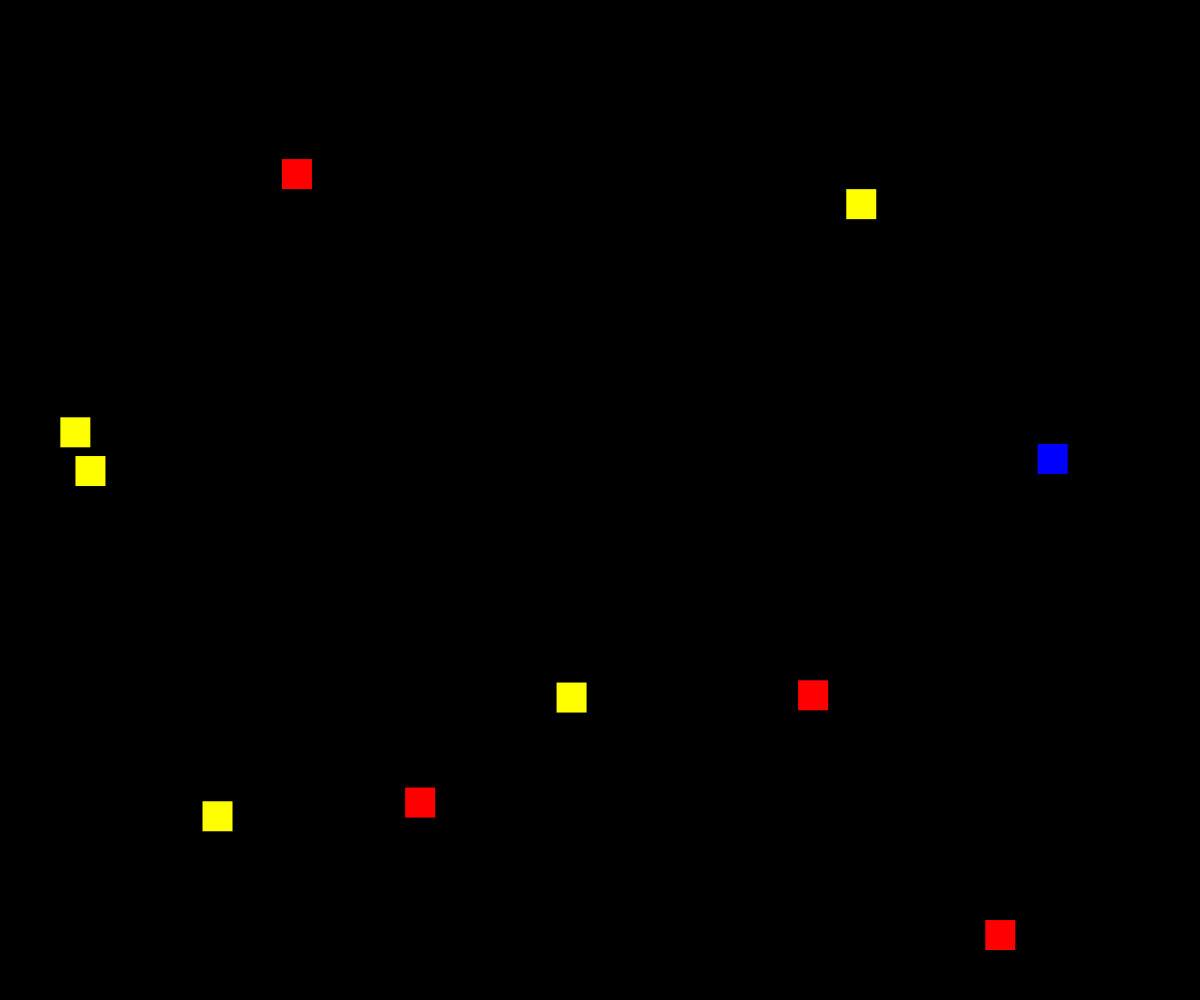
Frame 1 (no input)
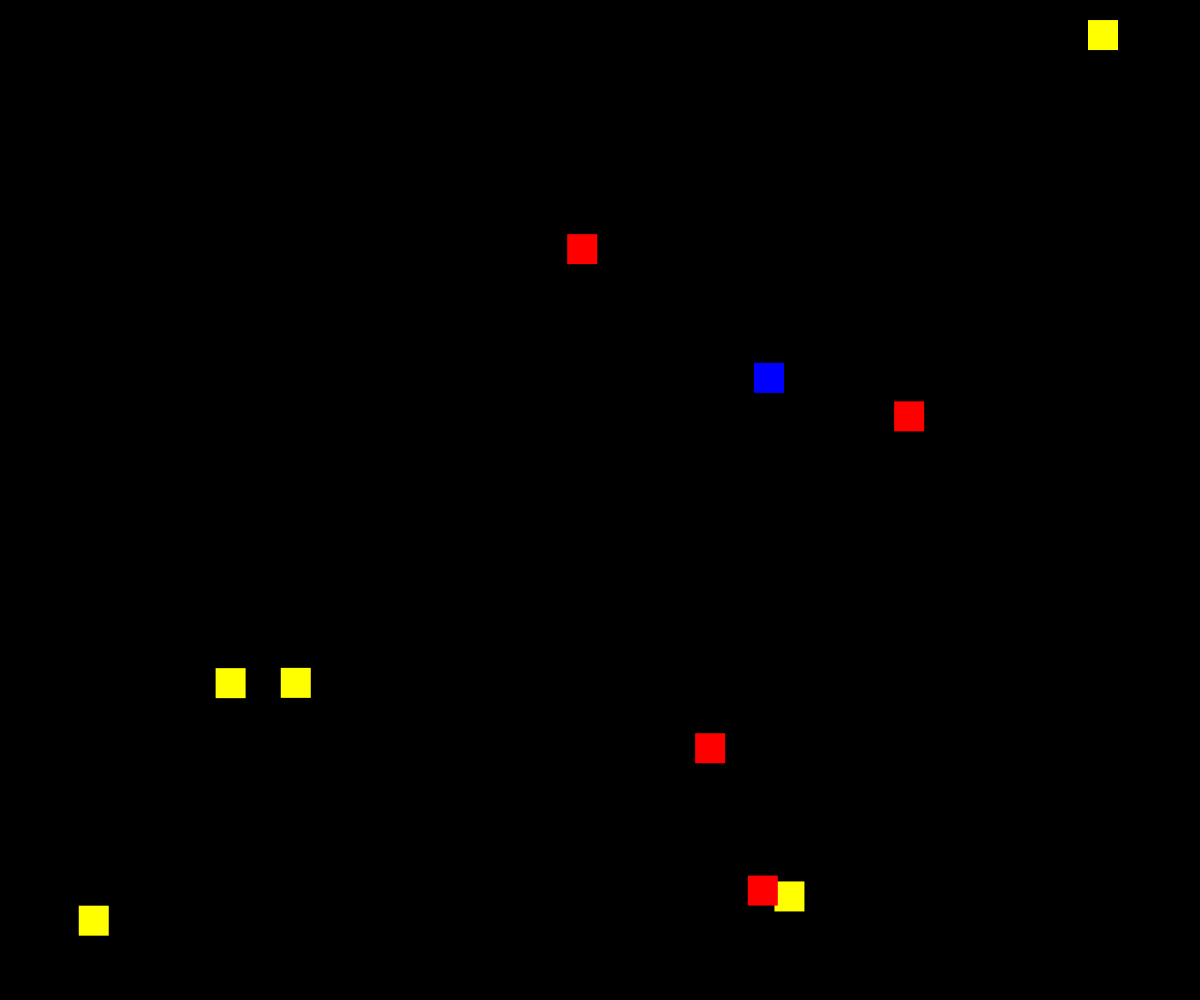
Frame 60 (no input)
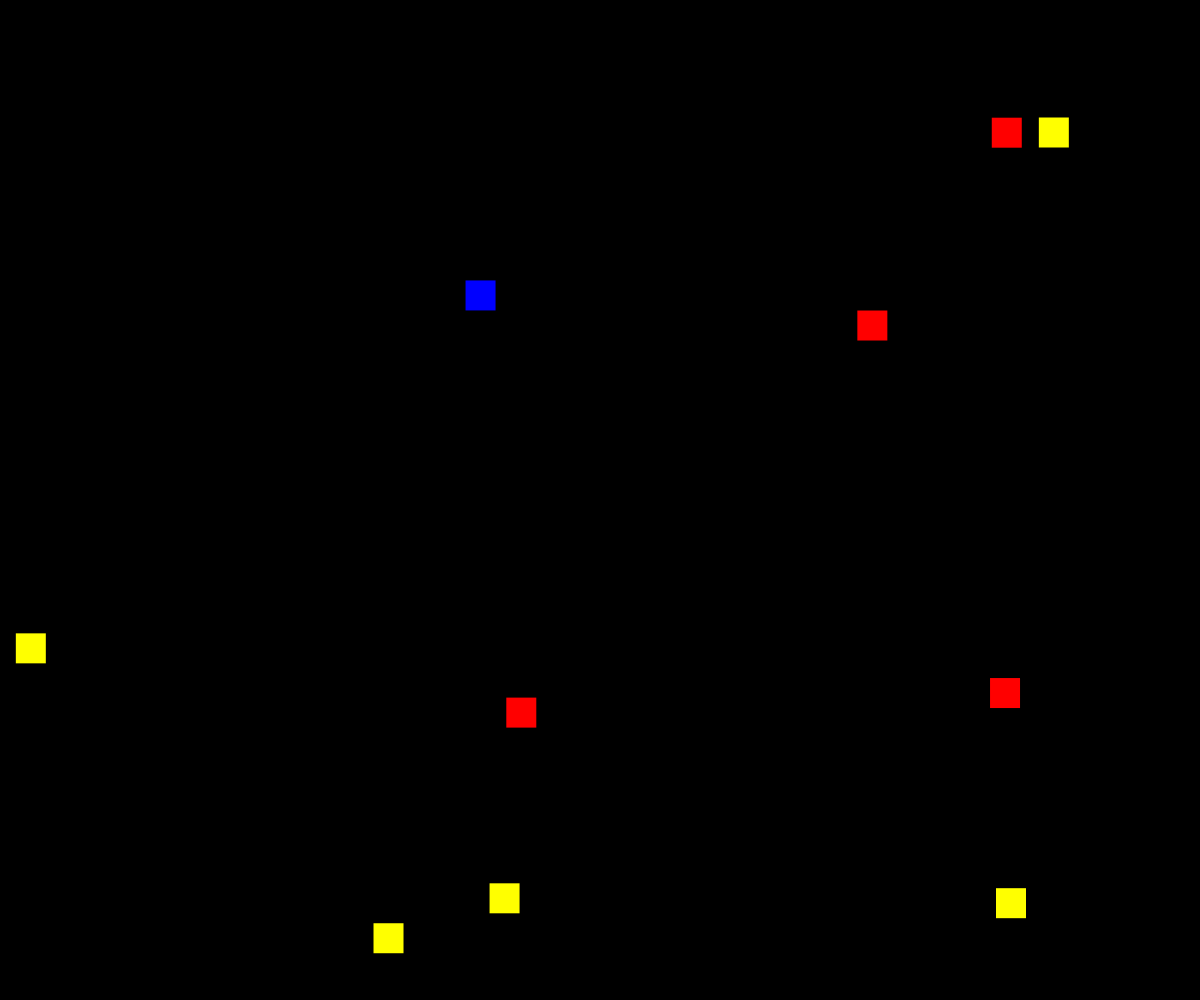
Frame 120 (the mouse pressed at the canvas centre since frame 60)

The p5.js sketch that drew these frames (run headless with seeded random() and noise() and a simulated clock; from frame 60 on, the mouse is pressed at the canvas centre):

// p5.js sketch
// ── sketch.js
let particles = [];
let numParticles = 10;
let lastRectangleTime = 0;
let rectangleInterval = 6000; 
let clickedParticles = [];
let stopGenerating = false; 

function setup() {
  createCanvas(windowWidth, windowHeight);
  for (let i = 0; i < numParticles; i++) {
    let x = random(width);
    let y = random(height);
    let particle = new Particle(x, y, 5); 
    particles.push(particle);
  }
}

function draw() {
  background(0);

  for (let particle of particles) {
    if (!particle.frozen) {
      particle.move();
      particle.bounce();
    }
    particle.display();
  }

  for (let clickedParticle of clickedParticles) {
    stroke(220);
    line(mouseX, mouseY, clickedParticle.position.x, clickedParticle.position.y);
  }

  if (!stopGenerating && particles.length < numParticles) {
    if (millis() - lastRectangleTime > rectangleInterval) {
      let x = random(width);
      let y = random(height);
      let particle = new Particle(x, y, 5); 
      particles.push(particle);
      lastRectangleTime = millis();
    }
  }
}

function mousePressed() {
  for (let particle of particles) {
    if (particle.contains(mouseX, mouseY) && !particle.clicked) {
      particle.clicked = true;
      clickedParticles.push(particle);
      particle.frozen = true; 
    }
  }

  if (clickedParticles.length === particles.length) {
    stopGenerating = true; 
  }
}

class Particle {
  constructor(x, y, velocityMagnitude) {
    this.position = createVector(x, y);
    this.velocity = p5.Vector.random2D().mult(velocityMagnitude); 
    this.size = 30;
    this.colors = [color(255, 0, 0), color(0, 0, 255), color(255, 255, 0)];
    this.color = random(this.colors);
    this.clicked = false;
    this.frozen = false;
  }

  move() {
    this.position.add(this.velocity);
  }

  bounce() {
    if (this.position.x < 0 || this.position.x > width) {
      this.velocity.x *= -1;
    }
    if (this.position.y < 0 || this.position.y > height) {
      this.velocity.y *= -1;
    }
  }

  display() {
    fill(this.color);
    noStroke();
    rectMode(CENTER);
    rect(this.position.x, this.position.y, this.size, this.size);
  }

  contains(x, y) {
    let d = dist(x, y, this.position.x, this.position.y);
    return d < this.size / 2;
  }
}
